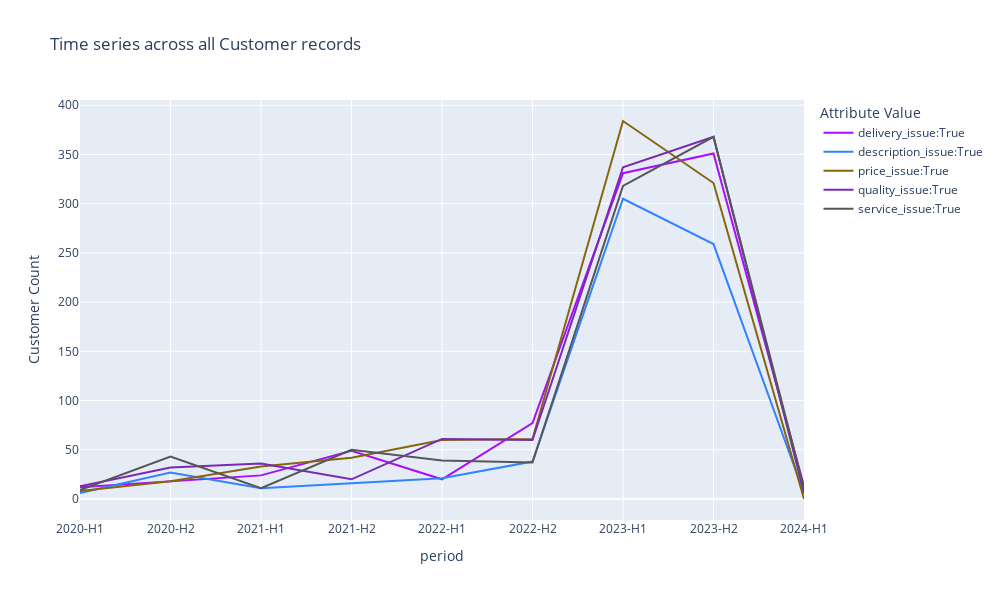

Notebook cell for this chart:
### Code cell
# Create example time series line chart
line_chart, line_chart_df = acd.get_line_chart_fig(
    selection=[], # Prefilter the dataset by adding attribute values here
    series_attributes=["quality_issue", "price_issue", "service_issue", "delivery_issue", "description_issue"],
    time_attribute="period",
    unit="Customer",
    width=1000,
    height=600,
    scheme=color_schemes["Alphabet"]
)
line_chart.show()

### Figure 1 — Plotly figure (JSON) as saved in the notebook; plotly's stock layout.template omitted (floating-point values rounded to 4 significant figures)
{"data": [{"hovertemplate": "Attribute Value=delivery_issue:True<br>period=%{x}<br>Count=%{y}<extra></extra>", "legendgroup": "delivery_issue:True", "line": {"color": "#AA0DFE", "dash": "solid"}, "marker": {"symbol": "circle"}, "mode": "lines", "name": "delivery_issue:True", "orientation": "v", "showlegend": true, "type": "scatter", "x": ["2020-H1", "2020-H2", "2021-H1", "2021-H2", "2022-H1", "2022-H2", "2023-H1", "2023-H2", "2024-H1"], "xaxis": "x", "y": [12, 18, 24, 49, 20, 77, 331, 351, 13], "yaxis": "y"}, {"hovertemplate": "Attribute Value=description_issue:True<br>period=%{x}<br>Count=%{y}<extra></extra>", "legendgroup": "description_issue:True", "line": {"color": "#3283FE", "dash": "solid"}, "marker": {"symbol": "circle"}, "mode": "lines", "name": "description_issue:True", "orientation": "v", "showlegend": true, "type": "scatter", "x": ["2020-H1", "2020-H2", "2021-H1", "2021-H2", "2022-H1", "2022-H2", "2023-H1", "2023-H2", "2024-H1"], "xaxis": "x", "y": [6, 27, 11, 16, 21, 38, 305, 259, 6], "yaxis": "y"}, {"hovertemplate": "Attribute Value=price_issue:True<br>period=%{x}<br>Count=%{y}<extra></extra>", "legendgroup": "price_issue:True", "line": {"color": "#85660D", "dash": "solid"}, "marker": {"symbol": "circle"}, "mode": "lines", "name": "price_issue:True", "orientation": "v", "showlegend": true, "type": "scatter", "x": ["2020-H1", "2020-H2", "2021-H1", "2021-H2", "2022-H1", "2022-H2", "2023-H1", "2023-H2", "2024-H1"], "xaxis": "x", "y": [8, 18, 33, 42, 60, 61, 384, 321, 0], "yaxis": "y"}, {"hovertemplate": "Attribute Value=quality_issue:True<br>period=%{x}<br>Count=%{y}<extra></extra>", "legendgroup": "quality_issue:True", "line": {"color": "#782AB6", "dash": "solid"}, "marker": {"symbol": "circle"}, "mode": "lines", "name": "quality_issue:True", "orientation": "v", "showlegend": true, "type": "scatter", "x": ["2020-H1", "2020-H2", "2021-H1", "2021-H2", "2022-H1", "2022-H2", "2023-H1", "2023-H2", "2024-H1"], "xaxis": "x", "y": [13, 32, 36, 20, 61, 60, 337, 368, 6], "yaxis": "y"}, {"hovertemplate": "Attribute Value=service_issue:True<br>period=%{x}<br>Count=%{y}<extra></extra>", "legendgroup": "service_issue:True", "line": {"color": "#565656", "dash": "solid"}, "marker": {"symbol": "circle"}, "mode": "lines", "name": "service_issue:True", "orientation": "v", "showlegend": true, "type": "scatter", "x": ["2020-H1", "2020-H2", "2021-H1", "2021-H2", "2022-H1", "2022-H2", "2023-H1", "2023-H2", "2024-H1"], "xaxis": "x", "y": [9, 43, 11, 50, 39, 37, 318, 368, 11], "yaxis": "y"}], "layout": {"height": 600, "legend": {"title": {"text": "Attribute Value"}, "tracegroupgap": 0}, "title": {"text": "Time series across all Customer records"}, "width": 1000, "xaxis": {"anchor": "y", "domain": [0, 1], "title": {"text": "period"}}, "yaxis": {"anchor": "x", "domain": [0, 1], "title": {"text": "Customer Count"}}}}
